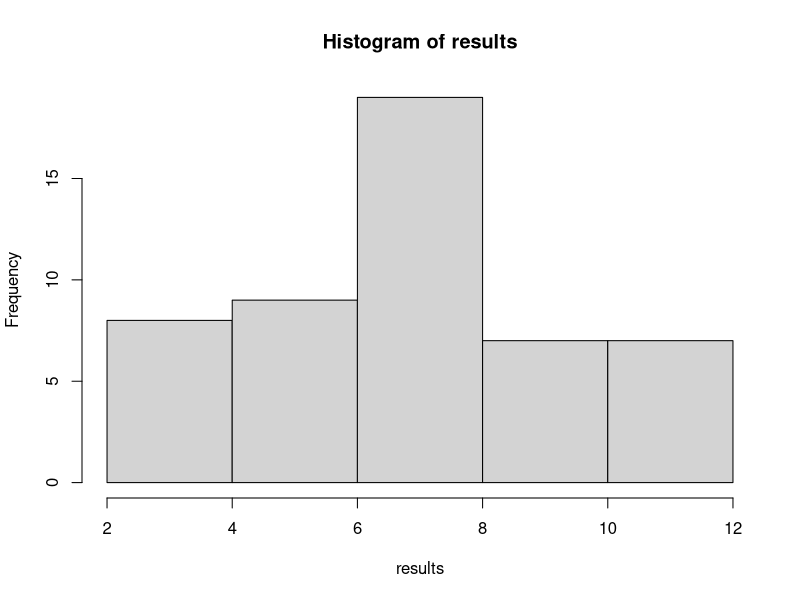

Source code (R):
rolls = 50

outcomes = c(1,2,3,4,5,6)

die1 = sample(outcomes,rolls,replace=TRUE)  #generate simulated die roll
die2 = sample(outcomes,rolls,replace=TRUE)  #generate simulated die roll

results = die1+die2
table(results)

hist(results)
